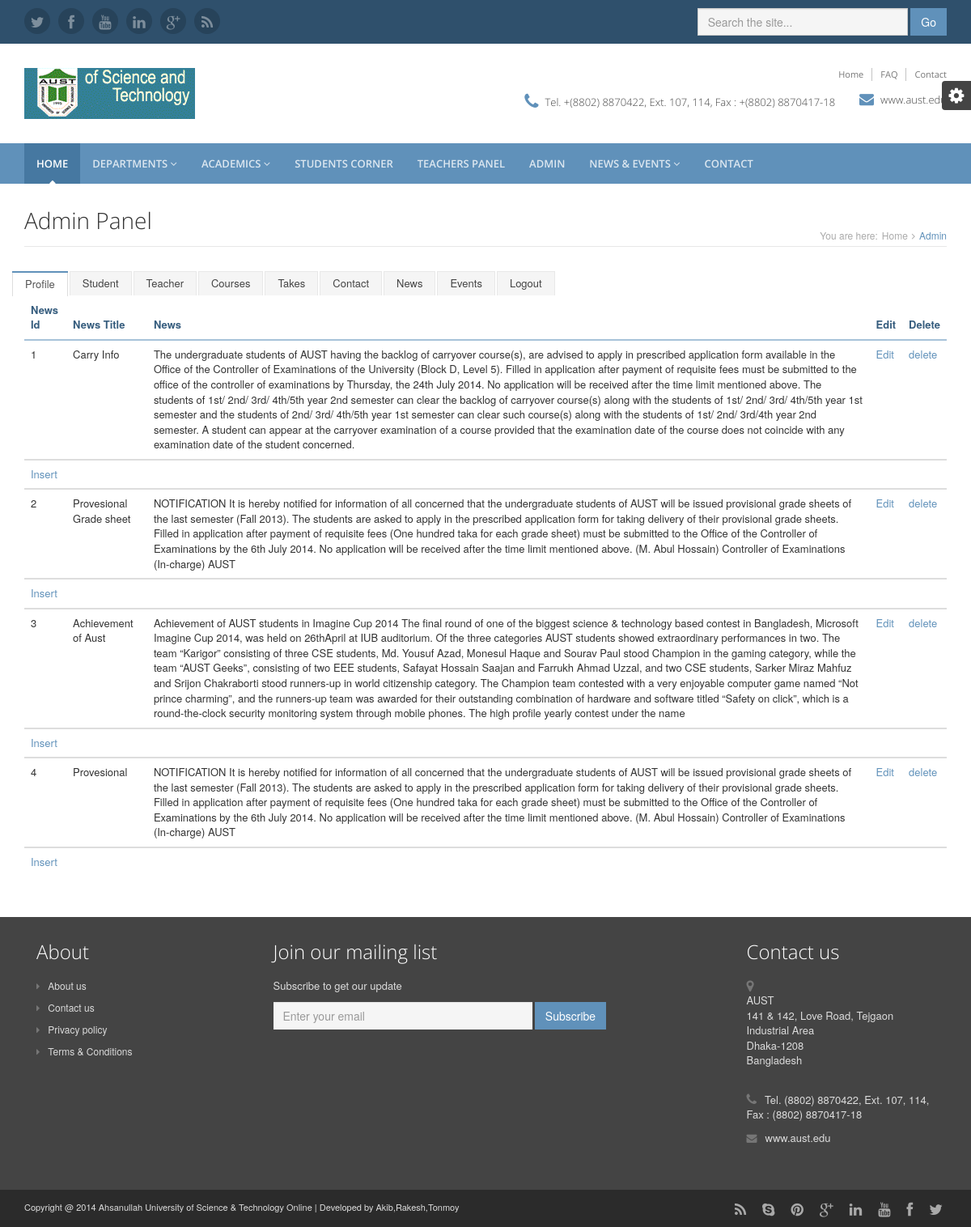
The page /admin_news.php on the database its author committed.
### tables this page shows
CREATE TABLE IF NOT EXISTS `news` (
  `news_id` int(11) NOT NULL AUTO_INCREMENT,
  `news_title` varchar(200) NOT NULL,
  `news` varchar(1000) NOT NULL,
  PRIMARY KEY (`news_id`)
);

### admin_news.php (the view, shortened to what this page needs)
<?php
	include 'header.php';
?>
<!DOCTYPE html>
<html>
<head>
    <link rel="stylesheet" href="assets/plugins/bootstrap/css/bootstrap.min.css">
    <link rel="stylesheet" href="assets/plugins/font-awesome/css/font-awesome.css">
    <link id="theme-style" rel="stylesheet" href="assets/css/styles.css">
</head>
<body>
	<div class="content container">
            <div class="page-wrapper">
                <header class="page-heading clearfix">
                    <h1 class="heading-title pull-left">Admin Panel</small></h1>
                    <div class="breadcrumbs pull-right">
                        <ul class="breadcrumbs-list">
                            <li class="breadcrumbs-label">You are here:</li>
                            <li><a href="index.php">Home</a><i class="fa fa-angle-right"></i></li>
                            <li class="current">Admin</li>
                        </ul>
                    </div>
                </header>
                <div class="page-content">
                    <div class="row page-row">
                    	<ul class="nav nav-tabs">
                                  <li class="active"><a href="adminpro.php">Profile</a></li>
                                  <li><a href="admin_std.php">Student</a></li>
                                  <li><a href="admin_teacher.php">Teacher</a></li>
                                  <li><a href="admin_course.php">Courses</a></li>
                                  <li><a href="admin_take.php">Takes</a></li>
                                  <li><a href="admin_cntct.php">Contact</a></li>
                                  <li><a href="admin_news.php">News</a></li>
                                  <li><a href="admin_events.php">Events</a></li>
                                  <li><a href="a_logout.php">Logout</a></li>
                                </ul>
	                    <div class="col-md-12">
                          <div class="table-responsive">
                          <table class="table table-hover">
                              <thead>
                                <tr>
                                  <th>
                                    News Id
                                  </th>
                                  <th>
                                    News Title
                                  </th>
                                  <th>
                                    News
                                  </th>
                                  <th>
                                    Edit
                                  </th>
                                  <th>
                                    Delete
                                  </th>
                                </tr>
                              </thead>
                                <?php
                                  $con=mysqli_connect("localhost","root","","project");
                                  $rslt=mysqli_query($con,"SELECT * from news");
                                  while ($row=mysqli_fetch_array($rslt))
                                    {
                                ?>
                                <tbody>
                                  <tr>
                                    <td>
                                      <?php
                                        echo $row['news_id'];
                                      ?>
                                    </td>
                                    <td>
                                      <?php
                                        echo $row['news_title'];
                                      ?>
                                    </td>
                                    <td>
                                      <?php
                                        echo $row['news'];
                                      ?>
                                    </td>
                                    <td>
                                      <a href="n_edit.php?id=<?php echo $row['news_id']; ?>">
                                        Edit
                                      </a>
                                    </td>
                                    <td>
                                      <a onclick="return confirm('do you really want to delete this?')"
                                        href="n_delete.php?id=<?php echo $row['news_id']; ?>">
                                        delete
                                      </a>
                                    </td>
                                  </tr>
                                </tbody>
                                <tr>
                                    <td>
                                      <a href="n_insert.php?id=<?php echo $row['news_id']; ?>">
                                        Insert
                                      </a>
                                    </td>
                                  </tr>
                                <?php
                                   }
                                ?>
                              </table>
                            </div>
                        </div>
                        </div>
                        </div>
                        </div>
                        </div>
                </body>
</html>
<?php
  include 'footer.php';
?>

### assets/css/styles.css (style rules this page uses)
html, body { height: 100%; }
body { font-size: 13px; -webkit-font-smoothing: antialiased; -moz-osx-font-smoothing: grayscale; }
h1, h2, h3, h4, h5, h6 { font-family: 'open sans', arial, sans-serif; font-weight: 300; }
a { color: #6091ba; -webkit-transition: all 0.4s ease-in-out; -moz-transition: all 0.4s ease-in-out; -ms-transition: all 0.4s ease-in-out; -o-transition: all 0.4s ease-in-out; }
.nav-tabs { border-bottom: none; position: relative; margin-bottom: -1px; }
.nav > li > a { font-size: 13px; }
.nav-tabs > li > a { border: 1px solid #e8e8e8; border-bottom: none; background: #f5f5f5; padding: 5px 15px; margin-right: 0; -webkit-border-radius: 0; -moz-border-radius: 0; -ms-border-radius: 0; -o-border-radius: 0; border-radius: 0; -moz-background-clip: padding; -webkit-background-clip: padding-box; background-clip: padding-box; color: #444444; -webkit-transition: all 0s; -moz-transition: all 0s; -ms-transition: all 0s; -o-transition: all 0s; }
.nav-tabs > li { margin-right: 2px; }
.nav-tabs > li.active { border-top: 2px solid #6091ba; }
.nav-tabs > li.active a, .nav-tabs > li.active a:hover, .nav-tabs > li.active a:active, .nav-tabs > li.active a:focus { border-bottom: 0; border-top: 0; }
.table > thead > tr > th, .table > tbody > tr > th, .table > tfoot > tr > th, .table > thead > tr > td, .table > tbody > tr > td, .table > tfoot > tr > td { border-top: 1px solid #ebebeb; }
.table > thead > tr > th { border-bottom: 2px solid #a7c2d9; color: #365d7e; }
.page-wrapper .page-heading { margin-bottom: 30px; border-bottom: 1px solid #e8e8e8; }
.page-wrapper .page-heading h1.heading-title { margin-top: 0; display: inline-block; font-size: 28px; }
.page-wrapper .breadcrumbs { display: inline-block; }
.page-wrapper .breadcrumbs ul { padding-top: 25px; margin: 0; }
.page-wrapper .breadcrumbs ul li { color: #6091ba; font-size: 12px; float: left; list-style: none; display: inline-block; }
.page-wrapper .breadcrumbs ul li a { display: inline-block; padding: 0 5px; color: #aaaaaa; }
.page-wrapper .breadcrumbs ul li.breadcrumbs-label { padding-right: 0; color: #aaaaaa; }
.page-wrapper .breadcrumbs ul li.current { max-width: 250px; white-space: nowrap; overflow: hidden; text-overflow: ellipsis; }
.page-wrapper .breadcrumbs ul li .fa { margin-right: 5px; color: #aaaaaa; }
.page-wrapper ul li { margin-bottom: 5px; }
.page-wrapper ul li .fa { margin-right: 5px; color: #6091ba; }
.page-wrapper ul.nav li { margin-bottom: 0; }
.page-wrapper .page-content .page-row { margin-bottom: 30px; }
@media (min-width: 992px) { html, body { height: 100%; } }
@media (min-width: 992px) { body { font-size: 13px; } }

### rows shown on the page
news: news_id "1", news_title "Carry Info", news "The undergraduate students of AUST having the backlog of carryover course(s), are advised to apply in prescribed application form available in the Office of the Controller of Examinations of the University (Block D, Level 5). Filled in application after payment of requisite fees must be submitted to the office of the controller of examinations by Thursday, the 24th July 2014. No application will be received after the time limit mentioned above. The students of 1st/ 2nd/ 3rd/ 4th/5th year 2nd semester can clear the backlog of carryover course(s) along with the students of 1st/ 2nd/ 3rd/ 4th/5th year 1st semester and the students of 2nd/ 3rd/ 4th/5th year 1st semester can clear such course(s)…"
news: news_id "2", news_title "Provesional Grade sheet", news "NOTIFICATION It is hereby notified for information of all concerned that the undergraduate students of AUST will be issued provisional grade sheets of the last semester (Fall 2013). The students are asked to apply in the prescribed application form for taking delivery of their provisional grade sheets. Filled in application after payment of requisite fees (One hundred taka for each grade sheet) must be submitted to the Office of the Controller of Examinations by the 6th July 2014. No application will be received after the time limit mentioned above. (M. Abul Hossain) Controller of Examinations (In-charge) AUST"
news: news_id "3", news_title "Achievement of Aust", news "Achievement of AUST students in Imagine Cup 2014 The final round of one of the biggest science & technology based contest in Bangladesh, Microsoft Imagine Cup 2014, was held on 26thApril at IUB auditorium. Of the three categories AUST students showed extraordinary performances in two. The team “Karigor” consisting of three CSE students, Md. Yousuf Azad, Monesul Haque and Sourav Paul stood Champion in the gaming category, while the team “AUST Geeks”, consisting of two EEE students, Safayat Hossain Saajan and Farrukh Ahmad Uzzal, and two CSE students, Sarker Miraz Mahfuz and Srijon Chakraborti stood runners-up in world citizenship category. The Champion team contested with a very enjoyable…"
news: news_id "4", news_title "Provesional", news "NOTIFICATION It is hereby notified for information of all concerned that the undergraduate students of AUST will be issued provisional grade sheets of the last semester (Fall 2013). The students are asked to apply in the prescribed application form for taking delivery of their provisional grade sheets. Filled in application after payment of requisite fees (One hundred taka for each grade sheet) must be submitted to the Office of the Controller of Examinations by the 6th July 2014. No application will be received after the time limit mentioned above. (M. Abul Hossain) Controller of Examinations (In-charge) AUST"
